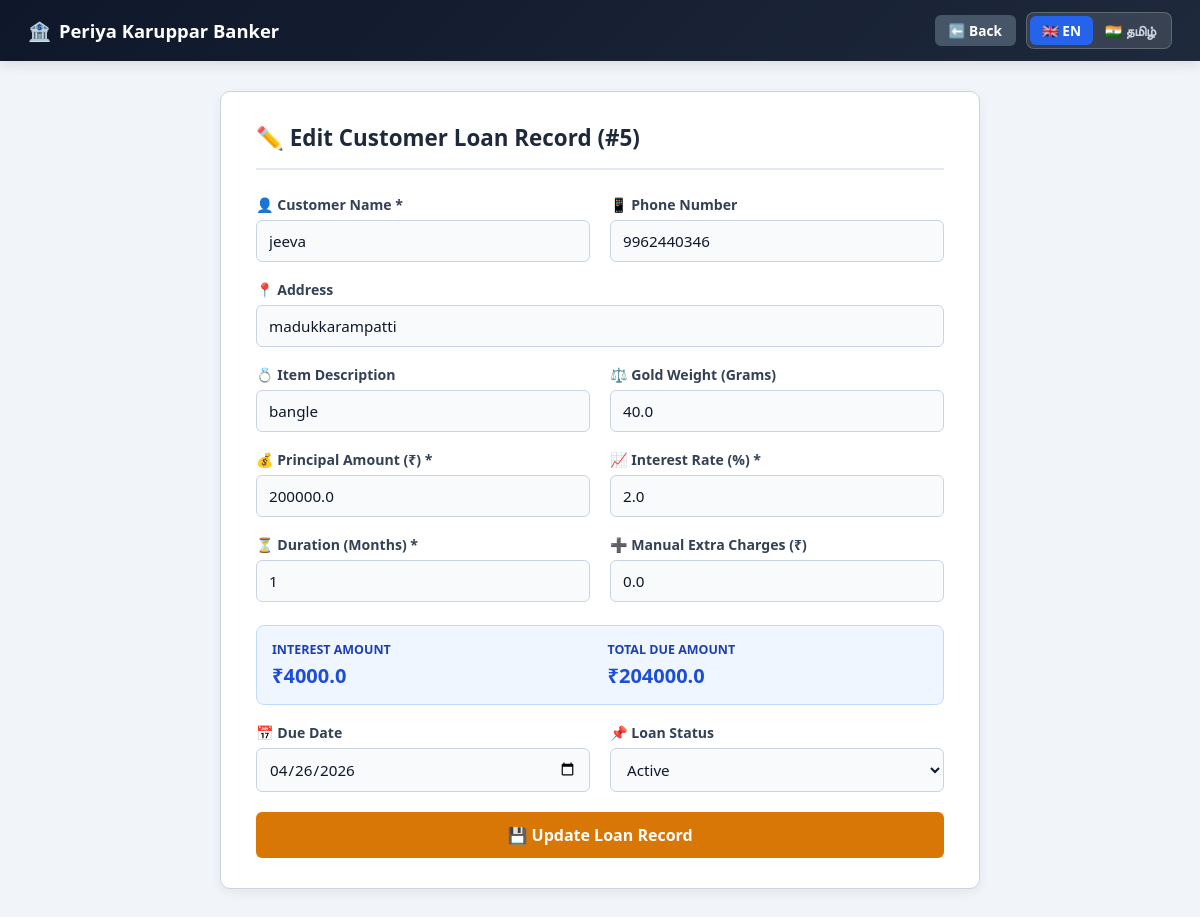
The app's page /edit/5 (signed in) with its own data.
### tables this page shows
CREATE TABLE loans (
    id INTEGER PRIMARY KEY AUTOINCREMENT,
    customer_name TEXT,
    item TEXT,
    amount REAL,
    interest_rate REAL,
    months INTEGER,
    extra_amount REAL,
    total_amount REAL,
    due_date TEXT
, gold_weight REAL, status TEXT DEFAULT 'Active', manual_extra REAL DEFAULT 0, phone_number TEXT DEFAULT '', address TEXT DEFAULT '', last_msg_date TEXT DEFAULT '');

### app.py (the view, shortened to what this page needs)
@app.route("/edit/<int:id>", methods=["GET","POST"])
def edit(id):
    conn = get_db()
    cursor = conn.cursor()
    cursor.execute("SELECT * FROM loans WHERE id=?", (id,))
    data = cursor.fetchone()
    conn.close()
    return render_template("edit.html", row=data)

### app.py (called while the page is built)
def get_db():
    if not os.path.exists(DB_PATH):
        init_db()
    return sqlite3.connect(DB_PATH)

@app.context_processor
def inject_lang():
    return {'current_lang': session.get('lang', 'en')}

### templates/edit.html (shortened to what this page needs)
<!DOCTYPE html>
<html lang="{{ current_lang }}">
<head>
</head>
<body>
<div class="navbar">
    <div class="nav-brand">
        🏦 <span>{{ 'பெரிய கருப்பர் பேங்கர்' if current_lang == 'ta' else 'Periya Karuppar Banker' }}</span>
    </div>
    <div class="nav-links">
        <a href="/dashboard" class="btn-back">⬅️ {{ 'திரும்பச் செல்' if current_lang == 'ta' else 'Back' }}</a>
        <div class="lang-switch">
            <a href="/set_lang/en" class="lang-btn {% if current_lang == 'en' %}active{% endif %}">🇬🇧 EN</a>
            <a href="/set_lang/ta" class="lang-btn {% if current_lang == 'ta' %}active{% endif %}">🇮🇳 தமிழ்</a>
        </div>
    </div>
</div>
<div class="container">
    <div class="form-card">
        <div class="form-header">
            <div class="form-title">
                ✏️ {{ 'வாடிக்கையாளர் கடன் விவரம் திருத்து' if current_lang == 'ta' else 'Edit Customer Loan Record' }} (#{{ row[0] }})
            </div>
        </div>
        <form method="POST">
            <div class="form-grid">
                <div class="form-group">
                    <label>👤 {{ 'வாடிக்கையாளர் பெயர் *' if current_lang == 'ta' else 'Customer Name *' }}</label>
                    <input name="name" value="{{ row[1] if row[1] is not none else '' }}" required>
                </div>
                <div class="form-group">
                    <label>📱 {{ 'தொலைபேசி எண்' if current_lang == 'ta' else 'Phone Number' }}</label>
                    <input name="phone" value="{{ row[12] if row[12] is not none else '' }}" maxlength="15">
                </div>
                <div class="form-group form-group-full">
                    <label>📍 {{ 'முகவரி' if current_lang == 'ta' else 'Address' }}</label>
                    <input name="address" value="{{ row[13] if row[13] is not none else '' }}">
                </div>
                <div class="form-group">
                    <label>💍 {{ 'அடகு பொருள்' if current_lang == 'ta' else 'Item Description' }}</label>
                    <input name="item" value="{{ row[2] if row[2] is not none else '' }}">
                </div>
                <div class="form-group">
                    <label>⚖️ {{ 'தங்கத்தின் எடை (கிராம்)' if current_lang == 'ta' else 'Gold Weight (Grams)' }}</label>
                    <input name="gold" type="number" step="0.01" value="{{ row[9] if row[9] is not none else '' }}">
                </div>
                <div class="form-group">
                    <label>💰 {{ 'அசல் கடன் தொகை (₹) *' if current_lang == 'ta' else 'Principal Amount (₹) *' }}</label>
                    <input name="amount" type="number" step="0.01" id="amount" value="{{ row[3] if row[3] is not none else '' }}" oninput="calc()" required>
                </div>
                <div class="form-group">
                    <label>📈 {{ 'வட்டி வீதம் (%) *' if current_lang == 'ta' else 'Interest Rate (%) *' }}</label>
                    <input name="rate" type="number" step="0.01" id="rate" value="{{ row[4] if row[4] is not none else '' }}" oninput="calc()" required>
                </div>
                <div class="form-group">
                    <label>⏳ {{ 'கால அளவு (மாதங்கள்) *' if current_lang == 'ta' else 'Duration (Months) *' }}</label>
                    <input name="months" type="number" id="months" value="{{ row[5] if row[5] is not none else '' }}" oninput="calc()" required>
                </div>
                <div class="form-group">
                    <label>➕ {{ 'கூடுதல் கட்டணம் (₹)' if current_lang == 'ta' else 'Manual Extra Charges (₹)' }}</label>
                    <input name="manual_extra" type="number" step="0.01" id="manual_extra" value="{{ row[11] if row[11] is not none else '0' }}" oninput="calc()">
                </div>
                <div class="calc-preview-card">
                    <div>
                        <div class="calc-box-title">{{ 'வட்டி தொகை' if current_lang == 'ta' else 'Interest Amount' }}</div>
                        <div class="calc-box-val" id="disp_interest">₹{{ row[6] }}</div>
                    </div>
                    <div>
                        <div class="calc-box-title">{{ 'மொத்த திருப்பிச் செலுத்தும் தொகை' if current_lang == 'ta' else 'Total Due Amount' }}</div>
                        <div class="calc-box-val" id="disp_total">₹{{ row[7] }}</div>
                    </div>
                </div>
                <div class="form-group">
                    <label>📅 {{ 'கெடு தேதி' if current_lang == 'ta' else 'Due Date' }}</label>
                    <input type="date" name="due_date" id="due_date" value="{{ row[8] if row[8] is not none else '' }}">
                </div>
                <div class="form-group">
                    <label>📌 {{ 'கடன் நிலை' if current_lang == 'ta' else 'Loan Status' }}</label>
                    <select name="status">
                        <option value="Active" {% if row[10] == 'Active' %}selected{% endif %}>{{ 'செயலில் (Active)' if current_lang == 'ta' else 'Active' }}</option>
                    </select>
                </div>
            </div>
            <button type="submit" class="btn-submit">
                💾 {{ 'விவரங்களைப் புதுப்பி' if current_lang == 'ta' else 'Update Loan Record' }}
            </button>
        </form>
    </div>
</div>
</body>
</html>

### templates/edit.html (style rules this page uses)
:root { --primary: #1e3a8a; --success: #059669; --warning: #d97706; --bg: #f1f5f9; --card-bg: #ffffff; --text-dark: #0f172a; --text-muted: #64748b; --border: #cbd5e1; --radius: 10px; }
* { box-sizing: border-box; margin: 0; padding: 0; font-family: 'Segoe UI', system-ui, sans-serif; }
body { background: var(--bg); color: var(--text-dark); padding-bottom: 50px; }
.navbar { background: linear-gradient(135deg, #0f172a, #1e293b); padding: 12px 28px; display: flex; justify-content: space-between; align-items: center; color: white; box-shadow: 0 4px 12px rgba(0,0,0,0.1); }
.nav-brand { font-size: 1.15rem; font-weight: 700; display: flex; align-items: center; gap: 8px; }
.nav-links { display: flex; align-items: center; gap: 10px; }
.lang-switch { display: inline-flex; background: rgba(255, 255, 255, 0.12); border-radius: 8px; padding: 3px; border: 1px solid rgba(255, 255, 255, 0.2); }
.lang-btn { padding: 5px 12px; border-radius: 6px; text-decoration: none; font-size: 0.85rem; font-weight: 600; color: #cbd5e1; transition: all 0.2s ease; }
.lang-btn.active { background: #2563eb; color: white; }
.btn-back { background: #475569; color: white; padding: 6px 14px; border-radius: 6px; text-decoration: none; font-size: 0.85rem; font-weight: 600; }
.container { max-width: 800px; margin: 30px auto; padding: 0 20px; }
.form-card { background: var(--card-bg); border-radius: var(--radius); padding: 30px 35px; box-shadow: 0 4px 12px rgba(0,0,0,0.06); border: 1px solid var(--border); }
.form-header { border-bottom: 2px solid #e2e8f0; padding-bottom: 15px; margin-bottom: 25px; }
.form-title { font-size: 1.4rem; font-weight: 700; color: #1e293b; display: flex; align-items: center; gap: 10px; }
.form-grid { display: grid; grid-template-columns: 1fr 1fr; gap: 18px 20px; }
.form-group-full { grid-column: 1 / -1; }
.form-group label { display: block; font-weight: 600; font-size: 0.88rem; color: #334155; margin-bottom: 6px; }
.form-group input, .form-group select { width: 100%; padding: 10px 12px; border: 1px solid var(--border); border-radius: 6px; font-size: 0.95rem; background: #f8fafc; color: var(--text-dark); transition: all 0.2s; }
.calc-preview-card { grid-column: 1 / -1; background: #eff6ff; border: 1px solid #bfdbfe; border-radius: 8px; padding: 15px; display: grid; grid-template-columns: 1fr 1fr; gap: 15px; margin-top: 5px; }
.calc-box-title { font-size: 0.78rem; text-transform: uppercase; color: #1e40af; font-weight: 700; }
.calc-box-val { font-size: 1.25rem; font-weight: 700; color: #1d4ed8; margin-top: 4px; }
.btn-submit { background: #d97706; color: white; padding: 12px 24px; font-size: 1rem; font-weight: 700; border: none; border-radius: 6px; cursor: pointer; transition: all 0.2s; width: 100%; margin-top: 20px; }

### records on screen
loans: id "5", name "jeeva", phone "9962440346", address "madukkarampatti", item "bangle", gold "40.0", amount "200000.0", rate "2.0", months "1", manual_extra "0.0", extra_amount "4000.0", total_amount "204000.0", due_date "04/26/2026", status "Active"

### other values on screen
{{ 'திரும்பச் செல்' if current_lang == 'ta' else 'Back' }} "Back"
{{ 'வாடிக்கையாளர் பெயர் *' if current_lang == 'ta' else 'Customer Name *' }} "Customer Name *"
{{ 'தொலைபேசி எண்' if current_lang == 'ta' else 'Phone Number' }} "Phone Number"
{{ 'முகவரி' if current_lang == 'ta' else 'Address' }} "Address"
{{ 'அடகு பொருள்' if current_lang == 'ta' else 'Item Description' }} "Item Description"
{{ 'வட்டி வீதம் (%) *' if current_lang == 'ta' else 'Interest Rate (%) *' }} "Interest Rate (%) *"
{{ 'வட்டி தொகை' if current_lang == 'ta' else 'Interest Amount' }} "INTEREST AMOUNT"
{{ 'கெடு தேதி' if current_lang == 'ta' else 'Due Date' }} "Due Date"
{{ 'கடன் நிலை' if current_lang == 'ta' else 'Loan Status' }} "Loan Status"
